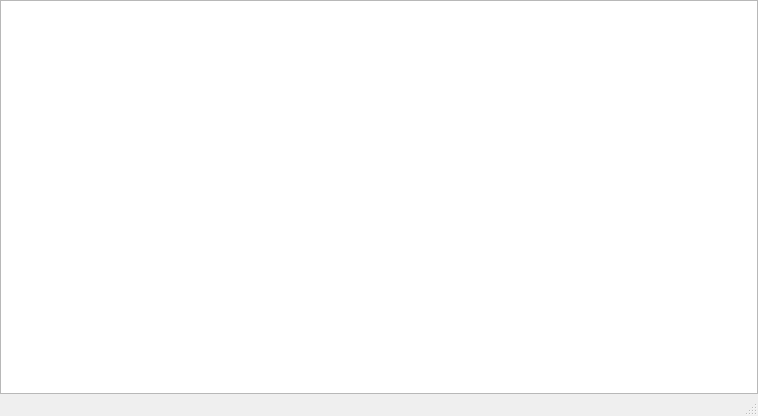
<?xml version="1.0" encoding="UTF-8"?>
<ui version="4.0">
 <class>MainWindow</class>
 <widget class="QMainWindow" name="MainWindow">
  <property name="geometry">
   <rect>
    <x>0</x>
    <y>0</y>
    <width>758</width>
    <height>416</height>
   </rect>
  </property>
  <property name="windowTitle">
   <string>Hello QTPY</string>
  </property>
  <widget class="QWidget" name="centralwidget">
   <layout class="QGridLayout" name="gridLayout">
    <property name="leftMargin">
     <number>0</number>
    </property>
    <property name="topMargin">
     <number>0</number>
    </property>
    <property name="rightMargin">
     <number>0</number>
    </property>
    <property name="bottomMargin">
     <number>0</number>
    </property>
    <item row="0" column="0">
     <layout class="QVBoxLayout" name="verticalLayout">
      <item>
       <widget class="QPlainTextEdit" name="plainTextEdit"/>
      </item>
     </layout>
    </item>
   </layout>
  </widget>
  <widget class="QMenuBar" name="menubar">
   <property name="geometry">
    <rect>
     <x>0</x>
     <y>0</y>
     <width>758</width>
     <height>26</height>
    </rect>
   </property>
  </widget>
  <widget class="QStatusBar" name="statusbar"/>
 </widget>
 <resources/>
 <connections/>
</ui>
